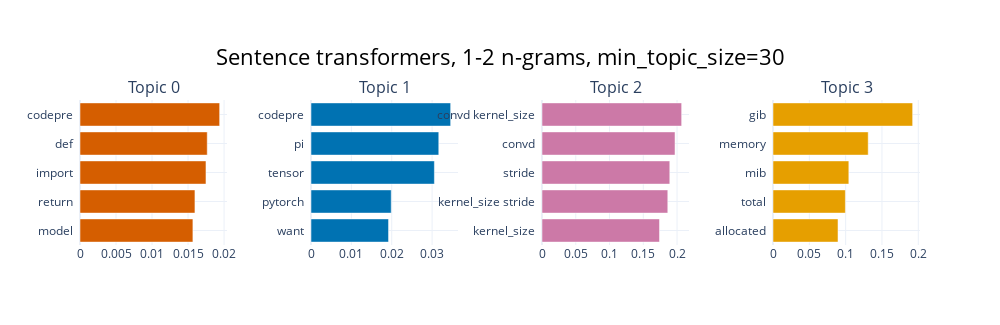

Notebook source saved alongside this figure:
### Code cell
topic_model.visualize_barchart(top_n_topics=20, title="Roberta, 1-2 n-grams, min_topic_size=30")

### Figure 1 — Plotly figure (JSON) as saved in the notebook; plotly's stock layout.template omitted (floating-point values rounded to 4 significant figures)
{"data": [{"marker": {"color": "#D55E00"}, "orientation": "h", "type": "bar", "x": [0.01567, 0.01596, 0.01749, 0.01766, 0.01939], "xaxis": "x", "y": ["model  ", "return  ", "import  ", "def  ", "codepre  "], "yaxis": "y"}, {"marker": {"color": "#0072B2"}, "orientation": "h", "type": "bar", "x": [0.01921, 0.01987, 0.03057, 0.03165, 0.03459], "xaxis": "x2", "y": ["want  ", "pytorch  ", "tensor  ", "pi  ", "codepre  "], "yaxis": "y2"}, {"marker": {"color": "#CC79A7"}, "orientation": "h", "type": "bar", "x": [0.174, 0.1863, 0.1892, 0.197, 0.2068], "xaxis": "x3", "y": ["kernel_size  ", "kernel_size stride  ", "stride  ", "convd  ", "convd kernel_size  "], "yaxis": "y3"}, {"marker": {"color": "#E69F00"}, "orientation": "h", "type": "bar", "x": [0.08948, 0.09962, 0.1044, 0.131, 0.1922], "xaxis": "x4", "y": ["allocated  ", "total  ", "mib  ", "memory  ", "gib  "], "yaxis": "y4"}], "layout": {"annotations": [{"font": {"size": 16}, "showarrow": false, "text": "Topic 0", "x": 0.0875, "xanchor": "center", "xref": "paper", "y": 1, "yanchor": "bottom", "yref": "paper"}, {"font": {"size": 16}, "showarrow": false, "text": "Topic 1", "x": 0.3625, "xanchor": "center", "xref": "paper", "y": 1, "yanchor": "bottom", "yref": "paper"}, {"font": {"size": 16}, "showarrow": false, "text": "Topic 2", "x": 0.6375, "xanchor": "center", "xref": "paper", "y": 1, "yanchor": "bottom", "yref": "paper"}, {"font": {"size": 16}, "showarrow": false, "text": "Topic 3", "x": 0.9125, "xanchor": "center", "xref": "paper", "y": 1, "yanchor": "bottom", "yref": "paper"}], "height": 325, "hoverlabel": {"bgcolor": "white", "font": {"family": "Rockwell", "size": 16}}, "showlegend": false, "title": {"font": {"color": "Black", "size": 22}, "text": "Sentence transformers, 1-2 n-grams, min_topic_size=30", "x": 0.5, "xanchor": "center", "yanchor": "top"}, "width": 1000, "xaxis": {"anchor": "y", "domain": [0, 0.175], "showgrid": true}, "xaxis2": {"anchor": "y2", "domain": [0.275, 0.45], "showgrid": true}, "xaxis3": {"anchor": "y3", "domain": [0.55, 0.725], "showgrid": true}, "xaxis4": {"anchor": "y4", "domain": [0.825, 1], "showgrid": true}, "yaxis": {"anchor": "x", "domain": [0, 1], "showgrid": true}, "yaxis2": {"anchor": "x2", "domain": [0, 1], "showgrid": true}, "yaxis3": {"anchor": "x3", "domain": [0, 1], "showgrid": true}, "yaxis4": {"anchor": "x4", "domain": [0, 1], "showgrid": true}}}
